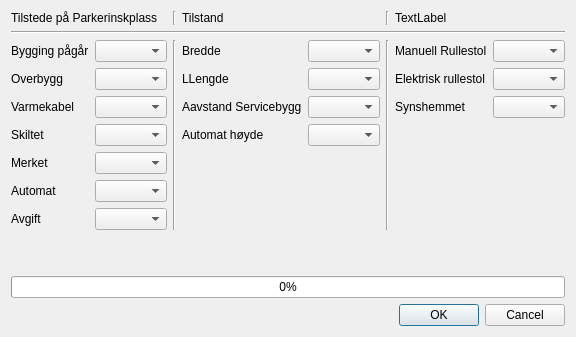
              <widget class="QWidget" name="tab_3">
               <attribute name="title">
                <string>HC-Parkering</string>
               </attribute>
               <layout class="QGridLayout" name="gridLayout_4">
                <item row="0" column="0">
                 <layout class="QVBoxLayout" name="verticalLayout_6">
                  <item>
                   <layout class="QGridLayout" name="gridLayout_3">
                    <item row="0" column="0">
                     <widget class="QLabel" name="label_65">
                      <property name="text">
                       <string>Tilstede på Parkerinskplass</string>
                      </property>
                     </widget>
                    </item>
                    <item row="0" column="1">
                     <widget class="Line" name="line_18">
                      <property name="orientation">
                       <enum>Qt::Vertical</enum>
                      </property>
                     </widget>
                    </item>
                    <item row="0" column="2">
                     <widget class="QLabel" name="label_64">
                      <property name="text">
                       <string>Tilstand</string>
                      </property>
                     </widget>
                    </item>
                    <item row="0" column="3">
                     <widget class="Line" name="line_19">
                      <property name="orientation">
                       <enum>Qt::Vertical</enum>
                      </property>
                     </widget>
                    </item>
                    <item row="0" column="4">
                     <widget class="QLabel" name="label_63">
                      <property name="text">
                       <string>TextLabel</string>
                      </property>
                     </widget>
                    </item>
                    <item row="1" column="0" colspan="5">
                     <widget class="Line" name="line_20">
                      <property name="orientation">
                       <enum>Qt::Horizontal</enum>
                      </property>
                     </widget>
                    </item>
                    <item row="2" column="0">
                     <layout class="QFormLayout" name="formLayout_13">
                      <item row="0" column="0">
                       <widget class="QLabel" name="label_66">
                        <property name="text">
                         <string>Bygging pågår</string>
                        </property>
                       </widget>
                      </item>
                      <item row="0" column="1">
                       <widget class="QComboBox" name="comboBox_55"/>
                      </item>
                      <item row="1" column="0">
                       <widget class="QLabel" name="label_67">
                        <property name="text">
                         <string>Overbygg</string>
                        </property>
                       </widget>
                      </item>
                      <item row="1" column="1">
                       <widget class="QComboBox" name="comboBox_56"/>
                      </item>
                      <item row="2" column="0">
                       <widget class="QLabel" name="label_68">
                        <property name="text">
                         <string>Varmekabel</string>
                        </property>
                       </widget>
                      </item>
                      <item row="2" column="1">
                       <widget class="QComboBox" name="comboBox_57"/>
                      </item>
                      <item row="3" column="0">
                       <widget class="QLabel" name="label_69">
                        <property name="text">
                         <string>Skiltet</string>
                        </property>
                       </widget>
                      </item>
                      <item row="3" column="1">
                       <widget class="QComboBox" name="comboBox_58"/>
                      </item>
                      <item row="4" column="0">
                       <widget class="QLabel" name="label_70">
                        <property name="text">
                         <string>Merket</string>
                        </property>
                       </widget>
                      </item>
                      <item row="4" column="1">
                       <widget class="QComboBox" name="comboBox_59"/>
                      </item>
                      <item row="5" column="0">
                       <widget class="QLabel" name="label_71">
                        <property name="text">
                         <string>Automat</string>
                        </property>
                       </widget>
                      </item>
                      <item row="5" column="1">
                       <widget class="QComboBox" name="comboBox_60"/>
                      </item>
                      <item row="6" column="0">
                       <widget class="QLabel" name="label_72">
                        <property name="text">
                         <string>Avgift</string>
                        </property>
                       </widget>
                      </item>
                      <item row="6" column="1">
                       <widget class="QComboBox" name="comboBox_61"/>
                      </item>
                     </layout>
                    </item>
                    <item row="2" column="2">
                     <layout class="QFormLayout" name="formLayout_14">
                      <item row="0" column="0">
                       <widget class="QLabel" name="label_73">
                        <property name="text">
                         <string>Bredde</string>
                        </property>
                       </widget>
                      </item>
                      <item row="0" column="1">
                       <widget class="QComboBox" name="comboBox_62"/>
                      </item>
                      <item row="1" column="0">
                       <widget class="QLabel" name="label_74">
                        <property name="text">
                         <string>LLengde</string>
                        </property>
                       </widget>
                      </item>
                      <item row="1" column="1">
                       <widget class="QComboBox" name="comboBox_63"/>
                      </item>
                      <item row="2" column="0">
                       <widget class="QLabel" name="label_75">
                        <property name="text">
                         <string>Aavstand Servicebygg</string>
                        </property>
                       </widget>
                      </item>
                      <item row="2" column="1">
                       <widget class="QComboBox" name="comboBox_64"/>
                      </item>
                      <item row="3" column="0">
                       <widget class="QLabel" name="label_76">
                        <property name="text">
                         <string>Automat høyde</string>
                        </property>
                       </widget>
                      </item>
                      <item row="3" column="1">
                       <widget class="QComboBox" name="comboBox_65"/>
                      </item>
                     </layout>
                    </item>
                    <item row="2" column="4">
                     <layout class="QFormLayout" name="formLayout_15">
                      <item row="0" column="0">
                       <widget class="QLabel" name="label_77">
                        <property name="text">
                         <string>Manuell Rullestol</string>
                        </property>
                       </widget>
                      </item>
                      <item row="0" column="1">
                       <widget class="QComboBox" name="comboBox_66"/>
                      </item>
                      <item row="1" column="0">
                       <widget class="QLabel" name="label_78">
                        <property name="text">
                         <string>Elektrisk rullestol</string>
                        </property>
                       </widget>
                      </item>
                      <item row="1" column="1">
                       <widget class="QComboBox" name="comboBox_67"/>
                      </item>
                      <item row="2" column="0">
                       <widget class="QLabel" name="label_79">
                        <property name="text">
                         <string>Synshemmet</string>
                        </property>
                       </widget>
                      </item>
                      <item row="2" column="1">
                       <widget class="QComboBox" name="comboBox_68"/>
                      </item>
                     </layout>
                    </item>
                    <item row="2" column="1">
                     <widget class="Line" name="line_21">
                      <property name="orientation">
                       <enum>Qt::Vertical</enum>
                      </property>
                     </widget>
                    </item>
                    <item row="2" column="3">
                     <widget class="Line" name="line_22">
                      <property name="orientation">
                       <enum>Qt::Vertical</enum>
                      </property>
                     </widget>
                    </item>
                   </layout>
                  </item>
                  <item>
                   <spacer name="verticalSpacer_4">
                    <property name="orientation">
                     <enum>Qt::Vertical</enum>
                    </property>
                    <property name="sizeHint" stdset="0">
                     <size>
                      <width>20</width>
                      <height>40</height>
                     </size>
                    </property>
                   </spacer>
                  </item>
                  <item>
                   <widget class="QProgressBar" name="progressBar">
                    <property name="value">
                     <number>0</number>
                    </property>
                   </widget>
                  </item>
                  <item>
                   <widget class="QDialogButtonBox" name="button_box_4">
                    <property name="orientation">
                     <enum>Qt::Horizontal</enum>
                    </property>
                    <property name="standardButtons">
                     <set>QDialogButtonBox::Cancel|QDialogButtonBox::Ok</set>
                    </property>
                   </widget>
                  </item>
                 </layout>
                </item>
               </layout>
              </widget>
